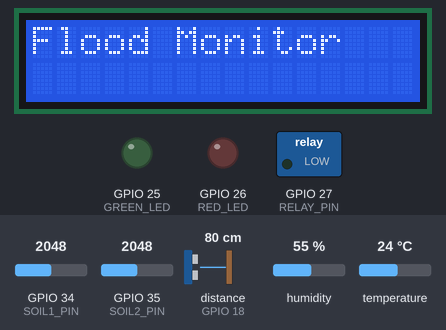
The sketch below on a simulated ESP32. Shown: 16×2 character LCD, switched loads named in the sketch (green lamp = pin HIGH), output pins drawn as LEDs (lit = HIGH). Wiring (inferred from the names in the program): ultrasonic range finder: trigger GPIO 5; echo GPIO 18. The test bench sets the inputs (shaded band); at power-on: GPIO 34 (SOIL1_PIN) = 2048, GPIO 35 (SOIL2_PIN) = 2048, distance to the obstacle (sensor on GPIO 18) 80 cm, humidity 55 %, temperature 24 °C. The echo pulse lasts 58.3 µs per cm; WiFi joins after 1.5 s; servers stay silent unless stated; uploads are accepted with an empty reply; pins used as bus, display or sensor lines are not drawn; what the sketch prints to the serial monitor is not drawn.

Above: at 0.1 s.
At 3.7 s:
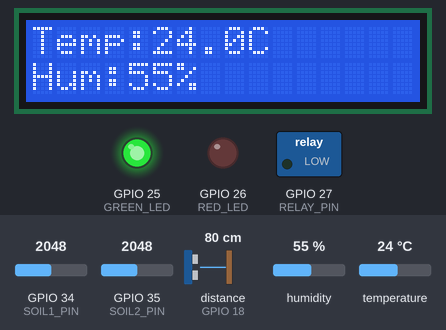
At 5.7 s:
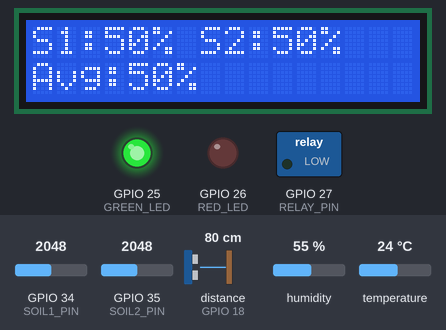
At 29.0 s:
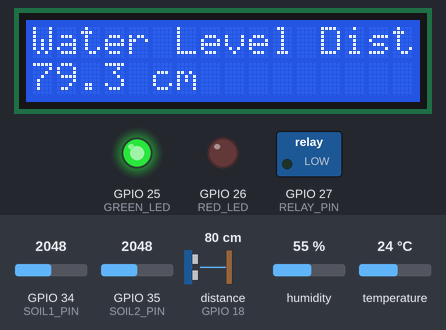
Timing chart, 0 to 30.5 s (numbered marks = the images above):
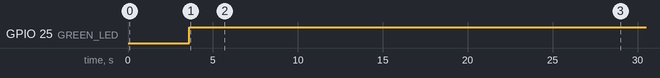

The sketch:

thingspeak2.ino
```cpp
#include <Wire.h>
#include <LiquidCrystal_I2C.h>
#include "DHT.h"
#include <WiFi.h>
#include <HTTPClient.h>

// ---------------- WiFi & ThingSpeak ----------------
const char* WIFI_SSID = "";
const char* WIFI_PASSWORD = "";
String THINGSPEAK_API_KEY = "";
String THINGSPEAK_SERVER = "";

// ----------------- Pin Config -----------------
#define DHTPIN 4
#define DHTTYPE DHT22
#define SOIL1_PIN 34
#define SOIL2_PIN 35
#define TRIG_PIN 5
#define ECHO_PIN 18
#define GREEN_LED 25
#define RED_LED 26
#define RELAY_PIN 27   // Relay for submersible motor

// ----------------- Objects -----------------
DHT dht(DHTPIN, DHTTYPE);
LiquidCrystal_I2C lcd(0x27, 16, 2);
WiFiClient client;
HTTPClient http;

// ----------------- WiFi -----------------
void connectWiFi() {
  if (WiFi.status() == WL_CONNECTED) return;
  WiFi.begin(WIFI_SSID, WIFI_PASSWORD);
  Serial.print("Connecting Wi-Fi");
  unsigned long start = millis();
  while (WiFi.status() != WL_CONNECTED && millis() - start < 10000) {
    Serial.print(".");
    delay(500);
  }
  if (WiFi.status() == WL_CONNECTED) {
    Serial.println("\nWi-Fi connected!");
  } else {
    Serial.println("\nWi-Fi failed to connect, retrying later.");
  }
}

// ----------------- Publish to ThingSpeak -----------------
void publishThingSpeak(float temp, float hum, int soil1, int soil2, float distance) {
  if (WiFi.status() != WL_CONNECTED) return;

  String serverPath = THINGSPEAK_SERVER + "?api_key=" + THINGSPEAK_API_KEY
                      + "&field1=" + String(temp)
                      + "&field2=" + String(hum)
                      + "&field3=" + String(soil1)
                      + "&field4=" + String(soil2)
                      + "&field5=" + String(distance);

  http.begin(client, serverPath);
  int httpResponseCode = http.GET();
  if (httpResponseCode > 0) {
    Serial.println("Data sent to ThingSpeak!");
    Serial.println("HTTP Response code: " + String(httpResponseCode));
  } else {
    Serial.println("Error sending to ThingSpeak. Code: " + String(httpResponseCode));
  }
  http.end();
}

// ----------------- Setup -----------------
void setup() {
  Serial.begin(115200);

  // LCD initialization
  lcd.init();
  lcd.backlight();
  lcd.setCursor(0,0);
  lcd.print("Flood Monitor");
  delay(2000);
  lcd.clear();

  // Sensors
  dht.begin();
  pinMode(SOIL1_PIN, INPUT);
  pinMode(SOIL2_PIN, INPUT);
  pinMode(TRIG_PIN, OUTPUT);
  pinMode(ECHO_PIN, INPUT);
  pinMode(GREEN_LED, OUTPUT);
  pinMode(RED_LED, OUTPUT);
  pinMode(RELAY_PIN, OUTPUT);

  digitalWrite(RELAY_PIN, LOW); // Relay OFF initially

  connectWiFi(); // try Wi-Fi early
}

// ----------------- Loop -----------------
void loop() {
  connectWiFi(); // reconnect if Wi-Fi lost

  // --- Sensors ---
  float temp = dht.readTemperature();
  float hum = dht.readHumidity();

  if (isnan(temp) || isnan(hum)) {
    Serial.println("DHT read failed, retrying...");
    delay(2000);
    temp = dht.readTemperature();
    hum = dht.readHumidity();
  }

  if (isnan(temp)) temp = 0.0;
  if (isnan(hum)) hum = 0.0;

  // Soil readings
  int soil1 = analogRead(SOIL1_PIN);
  int soil2 = analogRead(SOIL2_PIN);
  int soil1Pct = map(soil1, 0, 4095, 100, 0);
  int soil2Pct = map(soil2, 0, 4095, 100, 0);
  int avgSoil = (soil1Pct + soil2Pct) / 2;

  // Ultrasonic sensor
  digitalWrite(TRIG_PIN, LOW); delayMicroseconds(2);
  digitalWrite(TRIG_PIN, HIGH); delayMicroseconds(10);
  digitalWrite(TRIG_PIN, LOW);
  long duration = pulseIn(ECHO_PIN, HIGH, 30000); // 30ms timeout
  float distance = duration * 0.034 / 2; // cm

  // Flood risk level
  String risk = "LOW";
  if ((distance <= 15 && distance > 10) && (avgSoil > 60 && avgSoil <= 80)) risk = "MED";
  if (distance <= 10 && avgSoil > 80) risk = "HIGH";

  // LED indicators
  if (risk == "LOW") { digitalWrite(GREEN_LED,HIGH); digitalWrite(RED_LED,LOW); }
  else if (risk == "HIGH") { digitalWrite(GREEN_LED,LOW); digitalWrite(RED_LED,HIGH); }
  else { digitalWrite(GREEN_LED,LOW); digitalWrite(RED_LED,LOW); }

  // --- Pump control (Relay) ---
  // Maintain relay ON if distance ≤ 2cm, OFF only when ≥ 8cm
  static bool relayState = false;

  if (distance <= 4.2) {
    relayState = true;
    Serial.println("Gap <= 3cm → Relay ON (motor active)");
  }
  else if (distance >= 8) {
    relayState = false;
    Serial.println("Gap >= 8cm → Relay OFF (motor stopped)");
  }

  // Apply relay state
  digitalWrite(RELAY_PIN, relayState ? HIGH : LOW);

  // Debug info
  Serial.printf("Temp: %.1fC Hum: %.1f%% Soil1:%d Soil2:%d Avg:%d Dist:%.1fcm Risk:%s Relay:%s\n",
                temp, hum, soil1Pct, soil2Pct, avgSoil, distance, risk.c_str(),
                relayState ? "ON" : "OFF");

  // --- LCD Display ---
  // Screen 1: Flood Risk
  /*lcd.clear();
  lcd.setCursor(0,0);
  lcd.print("Flood Risk Level:");
  lcd.setCursor(0,1);
  lcd.print(risk);
  delay(2000);*/

  // Screen 2: Temp & Humidity
  lcd.clear();
  lcd.setCursor(0,0);
  lcd.print("Temp:");
  lcd.print(temp,1);
  lcd.print("C");
  lcd.setCursor(0,1);
  lcd.print("Hum:");
  lcd.print(hum,0);
  lcd.print("%");
  delay(2000);

  // Screen 3: Soil Moisture
  lcd.clear();
  lcd.setCursor(0,0);
  lcd.print("S1:");
  lcd.print(soil1Pct);
  lcd.print("% S2:");
  lcd.print(soil2Pct);
  lcd.print("%");
  lcd.setCursor(0,1);
  lcd.print("Avg:");
  lcd.print(avgSoil);
  lcd.print("%");
  delay(2000);

  // Screen 4: Distance Detected
  lcd.clear();
  lcd.setCursor(0,0);
  lcd.print("Water Level Dist:");
  lcd.setCursor(0,1);
  lcd.print(distance,1);
  lcd.print(" cm");
  delay(2000);

  // --- Publish to ThingSpeak ---
  publishThingSpeak(temp, hum, soil1Pct, soil2Pct, distance);

  delay(15000); // ThingSpeak rate limit
}
```

Measured:
- by itself, GPIO 25 (GREEN_LED): LOW → HIGH at 3.6 s
- what the display in image 1 shows lasts 2.0 s, from 3.6 s to 5.6 s
